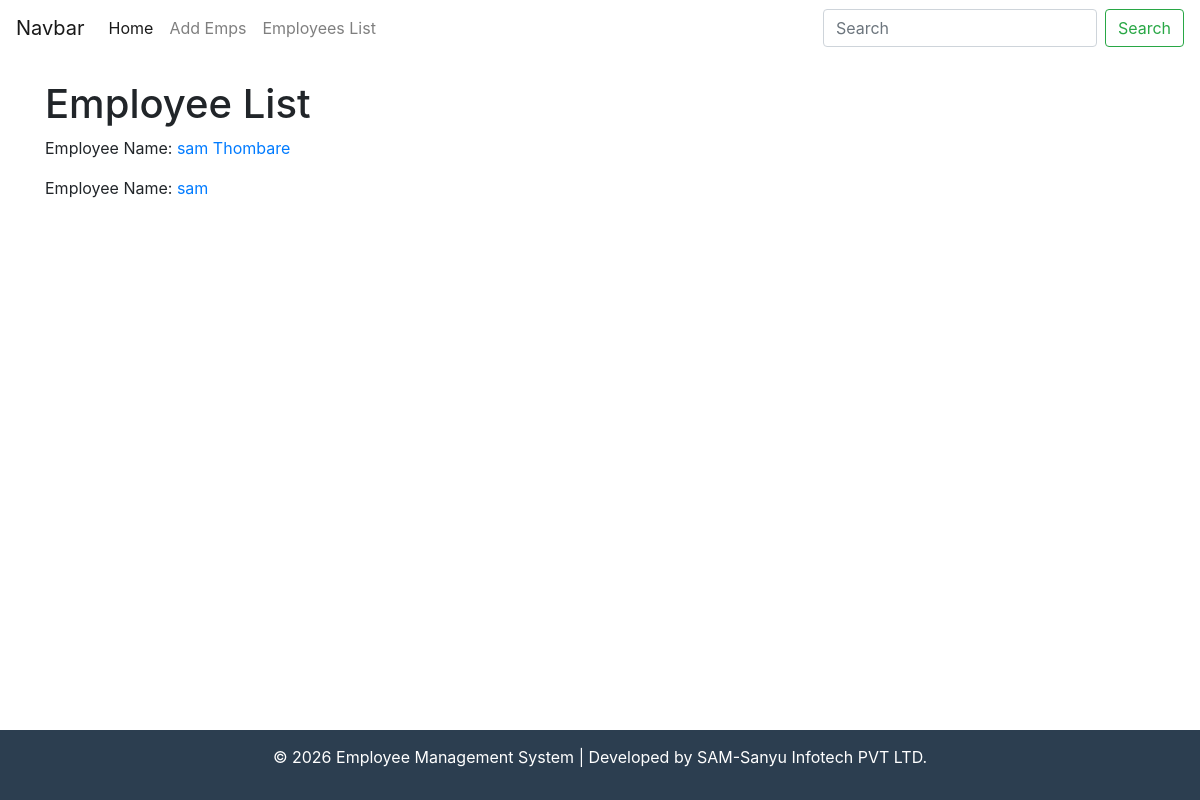
The page /list/ on the database as committed earlier.
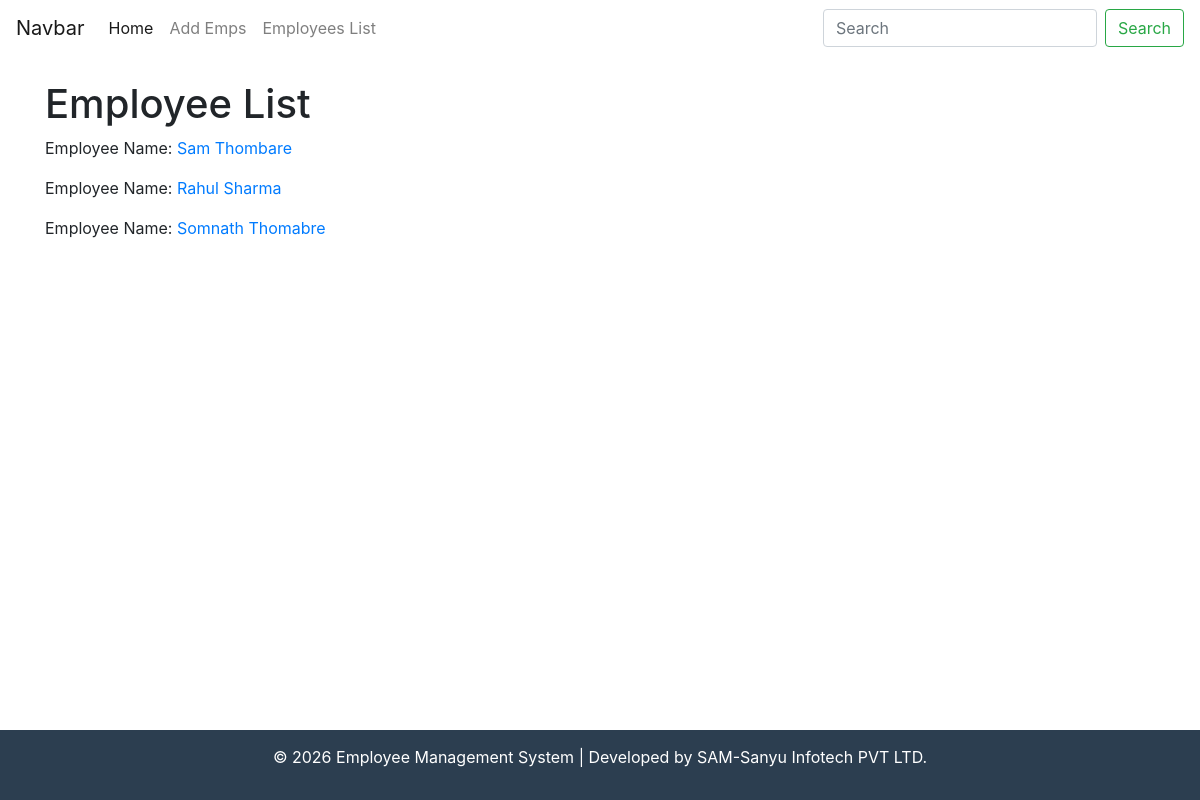
The same page on the database as committed later.
### dapp/models.py (models this page shows)
class Employee(models.Model):
    name = models.CharField(max_length=50)
    age = models.IntegerField()
    salary = models.FloatField()
    image = models.ImageField(upload_to='employees/',blank=True, null=True)
    def __str__(self):
        return f"Employee :{self.name}"

### dapp/views.py (the view)
# urls.py: path('list/',views.list_employees,name='list_employees'),
def list_employees(request):
    data = Employee.objects.all()
    print(data)
    return render(request, 'employee_list.html', context = { 'data': data})

### dapp/templates/employee_list.html (shortened to what this page needs)
{% extends 'base.html' %}
{% block body %}
    <h1> Employee List</h1>
    {% for emp in data %}
       <p>Employee Name: <a href="/detail/{{emp.id}}/">{{emp.name}}</a></p>
    {% endfor %}
{% endblock %}

Rows that differ between the two databases and show on the page:
changed Employee: name "sam Thombare" → "Sam Thombare"
changed Employee: name "sam" → "Rahul Sharma"
added Employee: name "Somnath Thomabre"
